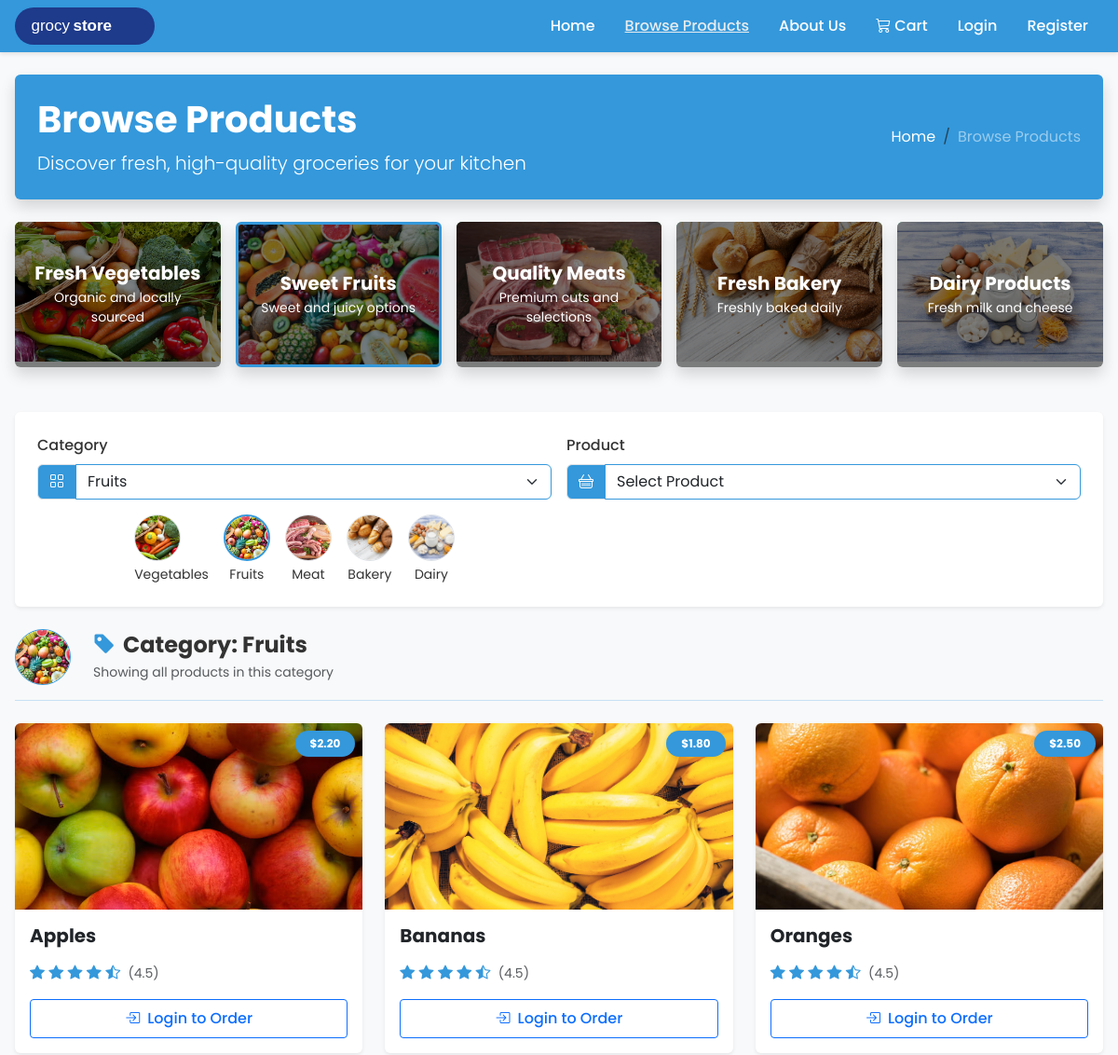
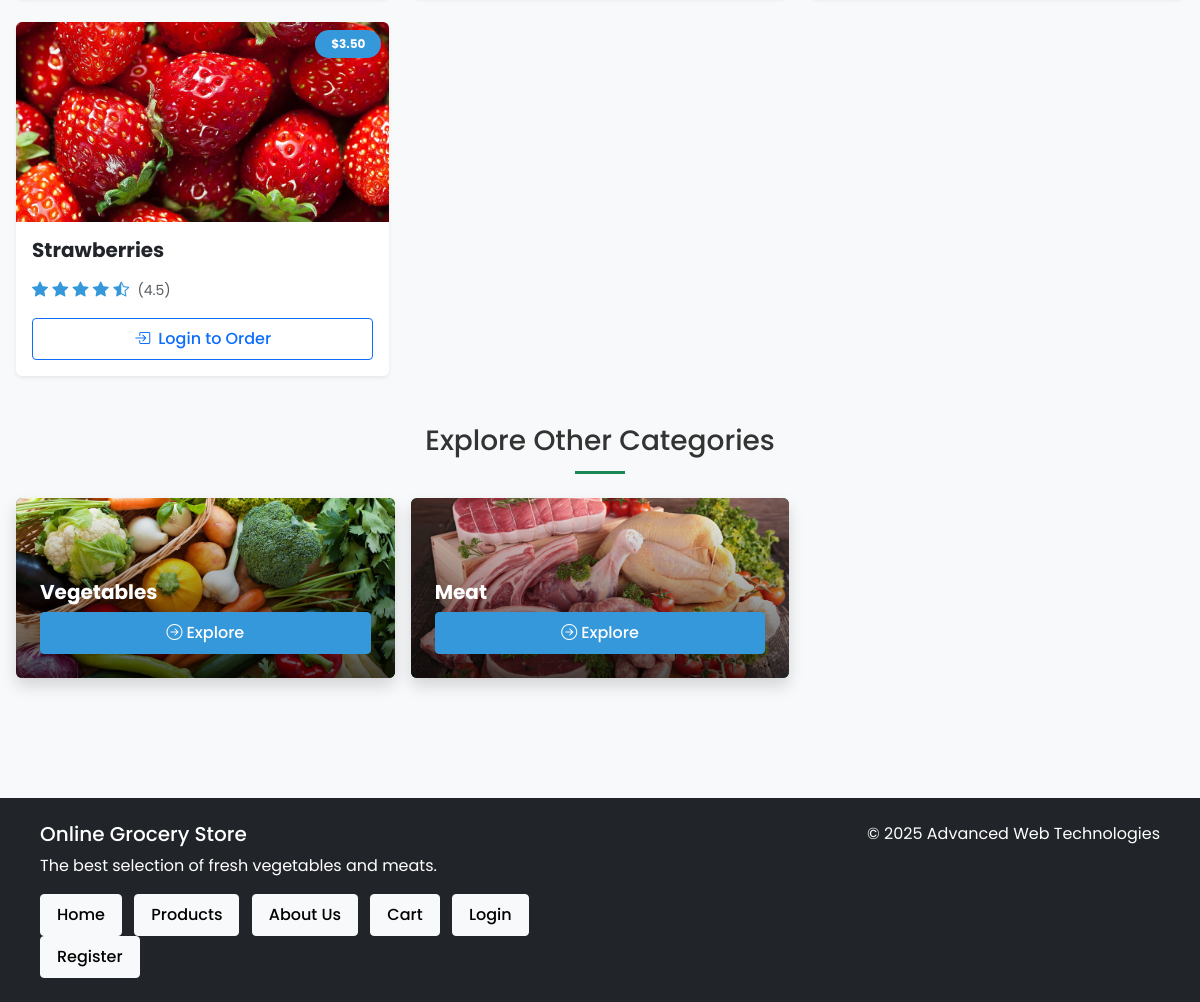
The page /products?category=Fruits on the database its author committed (2 pictures, top to bottom).
### tables this page shows
CREATE TABLE `product` (
  `id` INT UNSIGNED AUTO_INCREMENT PRIMARY KEY,
  `category` ENUM('Vegetables','Fruits','Meat','Bakery','Dairy') NOT NULL,
  `name` VARCHAR(64) NOT NULL,
  `price` DECIMAL(6,2) NOT NULL,
  `image_url` VARCHAR(255) NOT NULL,
  INDEX `idx_product_category` (`category`)
);

### src/views/browse.php (the view, shortened to what the rows shown need)
<div class="category-header position-relative mb-4 bg-primary text-white p-4 rounded shadow">
    <div class="row align-items-center">
        <div class="col-lg-6">
            <h1 class="fw-bold mb-2">Browse Products</h1>
        </div>
    </div>
</div>
<?php if (!empty($selectedCategory)): ?>
    <div class="selected-category mb-4">
        <div class="row align-items-center">
            <div class="col">
                <h2 class="h4 fw-bold mb-1"><i class="bi bi-tag-fill text-primary me-2"></i>Category: <?= htmlspecialchars($selectedCategory) ?></h2>
            </div>
        </div>
    </div>
<?php endif; ?>
<div class="row row-cols-1 row-cols-md-3 g-4 mb-5">
    <?php if (!empty($products)): ?>
        <?php foreach ($products as $product): ?>
            <div class="col">
                <div class="product-card h-100 rounded shadow-sm overflow-hidden border-0 <?= $selectedProductId === (int)$product['id'] ? 'border-primary border-2' : '' ?>"
                     data-product-id="<?= (int)$product['id'] ?>">
                    <div class="position-relative">
                        <?php
                        $imagePath = $product['image_url'];
                        if (strpos($imagePath, 'public/') === 0) {
                            $imagePath = substr($imagePath, 7);
                        }
                        ?>
                        <a href="product?id=<?= (int)$product['id'] ?>" class="text-decoration-none product-img-link">
                            <img src="<?= htmlspecialchars($imagePath) ?>" class="card-img-top product-img" alt="<?= htmlspecialchars($product['name']) ?>" onerror="this.src='images/products/placeholder.jpg'" style="height: 200px; object-fit: cover;">
                            <div class="product-overlay position-absolute top-0 end-0 m-2">
                                <span class="badge bg-primary rounded-pill px-3 py-2 shadow-sm">$<?= number_format((float)$product['price'], 2) ?></span>
                            </div>
                        </a>
                    </div>
                    <div class="card-body d-flex flex-column p-3">
                        <h5 class="card-title fw-bold mb-3">
                            <a href="product?id=<?= (int)$product['id'] ?>" class="text-decoration-none text-dark">
                                <?= htmlspecialchars($product['name']) ?>
                            </a>
                        </h5>
                        <div class="mb-3 text-primary">
                            <i class="bi bi-star-fill"></i>
                            <i class="bi bi-star-fill"></i>
                            <i class="bi bi-star-fill"></i>
                            <i class="bi bi-star-fill"></i>
                            <i class="bi bi-star-half"></i>
                            <small class="text-muted ms-1">(4.5)</small>
                        </div>
                        <div class="mt-auto text-center">
                            <?php if (isset($_SESSION['user_id'])): ?>
                                <div class="d-flex align-items-center justify-content-center mb-2">
                                    <div class="input-group" style="max-width: 160px;">
                                        <button type="button" class="btn btn-outline-secondary quantity-decrease">
                                            <i class="bi bi-dash"></i>
                                        </button>
                                        <input type="number" class="form-control text-center quantity-input" value="1" min="1" max="99" style="min-width: 60px; width: 60px;">
                                        <button type="button" class="btn btn-outline-secondary quantity-increase">
                                            <i class="bi bi-plus"></i>
                                        </button>
                                    </div>
                                </div>
                                <button class="btn btn-primary w-100 order-btn" data-product-id="<?= (int)$product['id'] ?>">
                                    <i class="bi bi-cart-plus me-2"></i>Add to Cart
                                </button>
                            <?php else: ?>
                                <a href="login" class="btn btn-outline-primary w-100">
                                    <i class="bi bi-box-arrow-in-right me-2"></i>Login to Order
                                </a>
                            <?php endif; ?>
                        </div>
                    </div>
                </div>
            </div>
        <?php endforeach; ?>
    <?php endif; ?>
</div>

### rows shown on the page
product: image_url (picture), price "2.20", name "Apples"
product: image_url (picture), price "1.80", name "Bananas"
product: image_url (picture), price "2.50", name "Oranges"
product: image_url (picture), price "3.50", name "Strawberries"

### other values the page prints
$categoryLabels[$category] "Fresh Vegetables"
$categoryDesc[$category] "Organic and locally sourced"
$categoryLabels[$category] "Sweet Fruits"
$categoryDesc[$category] "Sweet and juicy options"
$categoryLabels[$category] "Quality Meats"
$categoryDesc[$category] "Premium cuts and selections"
$categoryLabels[$category] "Fresh Bakery"
$categoryDesc[$category] "Freshly baked daily"
$categoryLabels[$category] "Dairy Products"
$categoryDesc[$category] "Fresh milk and cheese"
$category "Vegetables"
$category "Fruits"
$category "Meat"
$category "Bakery"
$category "Dairy"
